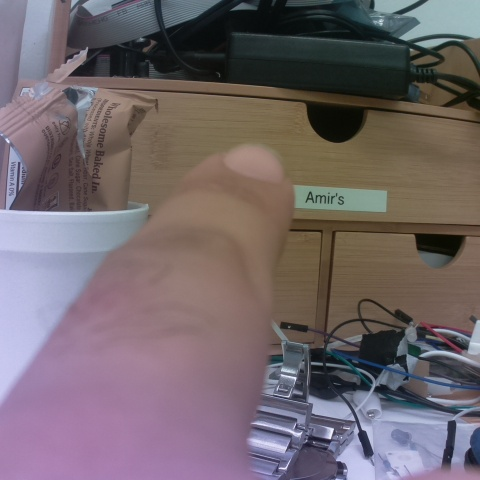
#> input picture Feb 15/irTest&newFI/noIr.jpg, 480 x 480 px
$ python simpleSubtract.py   (older library calls are emulated)
#> lines starting #> are read from the running program, lines starting #| are printed output that depends on the picture
import numpy as np
import cv2
# import the necessary packages
from skimage import measure
from skimage.measure import compare_ssim as ssim
import matplotlib.pyplot as plt
import numpy as np
import cv2


orig=cv2.imread("noIr.jpg")
#> orig is the input picture: shape (480, 480, 3); mean B, G, R 107.2, 102.5, 113.8
ir=cv2.imread("ir.jpg")
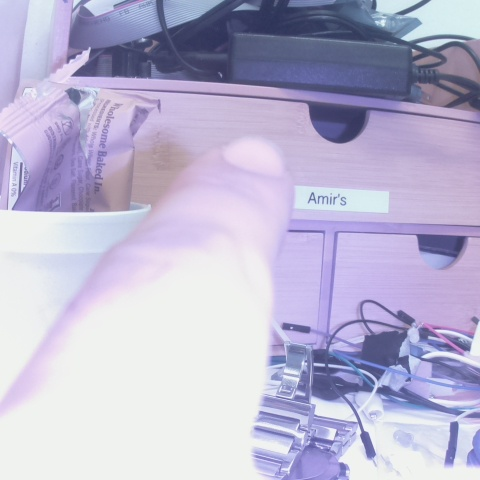
#> input picture Feb 15/irTest&newFI/ir.jpg, 480 x 480 px
#> ir is the input picture: shape (480, 480, 3); mean B, G, R 209.7, 182.8, 187

sub=cv2.subtract(orig,ir)
cv2.imshow("sub",sub)
origG=cv2.cv2.cvtColor(orig, cv2.COLOR_BGR2GRAY)
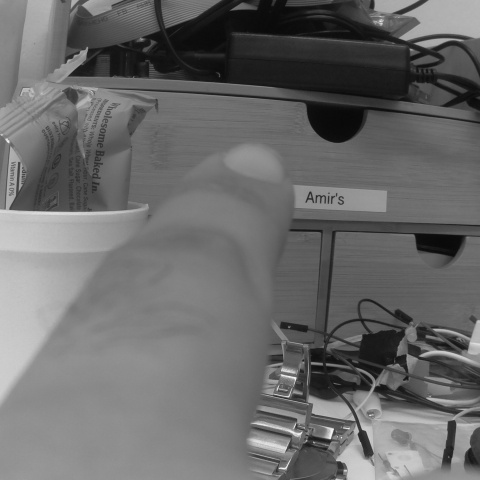
#> origG: shape (480, 480); min 8, max 243, mean 106.4
irG=cv2.cv2.cvtColor(ir, cv2.COLOR_BGR2GRAY)
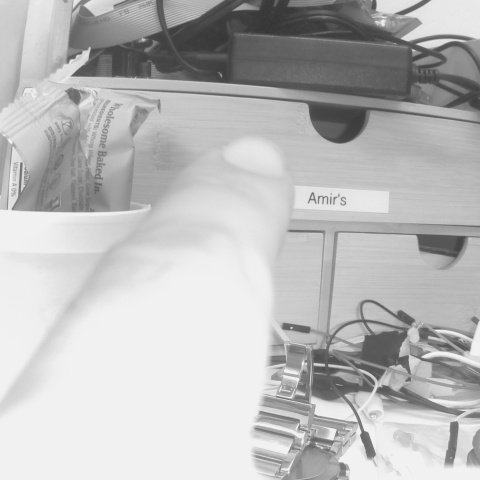
#> irG: shape (480, 480); min 53, max 247, mean 187.1
cv2.imshow("origG",origG)
cv2.imshow("irG",irG)
subG=cv2.subtract(irG,origG)
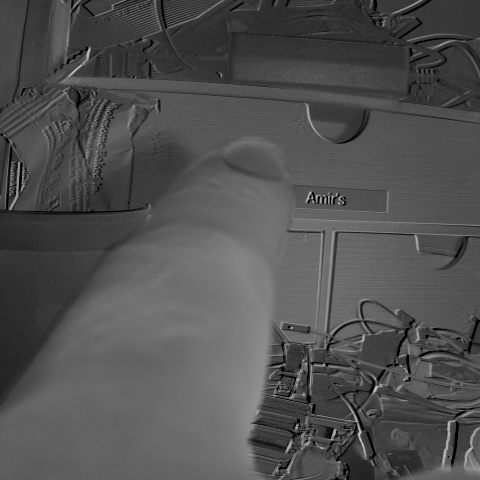
#> subG: shape (480, 480); min 0, max 202, mean 80.8
cv2.imshow("subG",subG)
cv2.waitKey(0)
#irFloodFill=cv2.FloodFill(ir, seed_point, 255, lo_diff=(0, 0, 0, 0), up_diff=(0, 0, 0, 0), flags=4, mask=None)


'''
subOI=orig-ir
subIO=ir-orig
cv2.imshow("orig",orig)
cv2.imshow("orig-ir",subOI)
cv2.imshow("ir-orig",subIO)
cv2.waitKey(0)
#gray=cv2.cv2.cvtColor(img, cv2.COLOR_BGR2GRAY)
#cv2.imshow("gray",gray)

gray=cv2.cv2.cvtColor(orig, cv2.COLOR_BGR2GRAY)
'''
'''
height,width=gray.shape
result=np.zeros([height, width], dtype=np.uint8)
for i in range(height):
	for j in range(width):
		if (orig[i,j] == subOI[i,j]):
			result[i,j]=255
		else:
			result[i,j]=0
cv2.imshow("result",result)
cv2.waitKey(0)
'''
